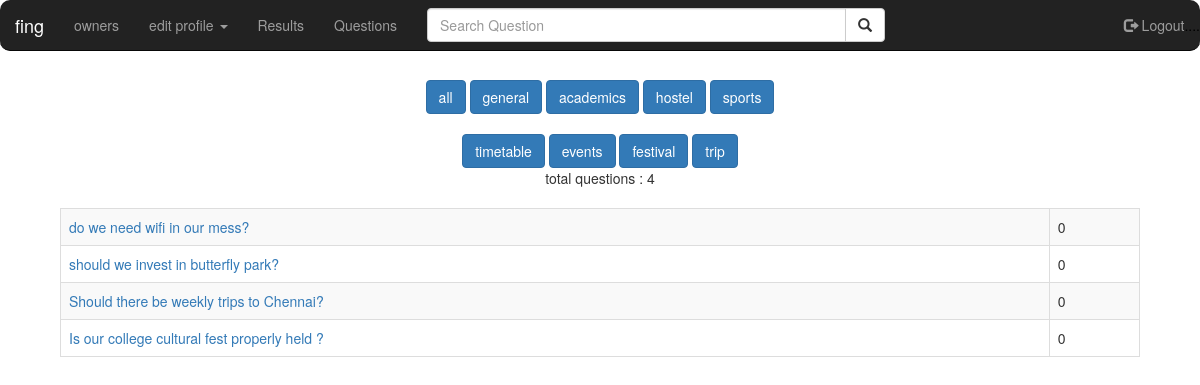
Screenshot of /results/general/ (signed in) with the database file from the repository.
### mysite/models.py (models this page shows, shortened)
class QuestionTable(models.Model):
    question_text = models.CharField(max_length=100, blank=False)
    question_text_undrscr= models.CharField(max_length=100, blank=False)
    gender = models.CharField(max_length=1, choices=(('M','Male'),('F','Female'),('A','All')), blank=False, default='A')
    category = models.CharField(max_length=20, choices=(('ACADEMICS', 'ACADEMICS'), ('HOSTEL', 'HOSTEL'),('SPORTS','SPORTS'),('TIMETABLE','TIMETABLE'),('EVENTS','EVENTS'),('FESTIVAL','FESTIVAL'),('TRIP','TRIP'),('GENERAL','GENERAL')), default='GENERAL')
    yes_vote = models.PositiveIntegerField(default=0)
    no_vote =  models.PositiveIntegerField(default=0)
    dontcare_vote = models.PositiveIntegerField(default=0)
    confused_vote = models.PositiveIntegerField(default=0)
    dead_line = models.DateField()

### mysite/views.py (the view)
# urls.py: url(r'^results/general/$', result_general, name="general2"),
def result_general(request):
    if not request.user.is_authenticated():
        return redirect('/')
    g = UserProfileModel.objects.get(user=request.user).gender
    if g =="A":
       all_questions = QuestionTable.objects.filter(gender='A', category='GENERAL', dead_line__lt=timezone.now())
    else:
        all_questions = QuestionTable.objects.filter(gender='A', category='GENERAL', dead_line__lt=timezone.now())
        all_questions2= QuestionTable.objects.filter(gender=g, category='GENERAL', dead_line__lt=timezone.now())
    c = all_questions.count()+all_questions2.count()
    return render(request, 'mysite/question/all2.html',{'c':c,'all_questions': all_questions, 'all_questions2': all_questions2, })

### mysite/templates/mysite/question/all2.html (shortened to what this page needs)
<!DOCTYPE html>
<head>
{% load staticfiles %}
  <link rel="stylesheet" href="https://maxcdn.bootstrapcdn.com/bootstrap/3.3.7/css/bootstrap.min.css">
<link rel="stylesheet" type="text/css" href="{% static 'mysite' %}">
</head>
<body background="color:rgb(0,0,0)">
<nav class="navbar navbar-inverse navbar-fixed-top">
    <div class="contaner-fluid">
        <div class="navbar-header">
            <a class="navbar-brand active" href="{% url 'home' %}">fing</a>
        </div>
        <div class="collapse navbar-collapse" id="topNavBar">
            <ul class="nav navbar-nav">
                <li><a href="{% url 'owners' %}">owners</a></li>
                <li class="dropdown">
                  <a class="dropdown-toggle" data-toggle="dropdown" href="#">edit profile <span class="caret"></span></a>
                </li>
                <li><a href="{% url 'results' %}">Results</a></li>
                <li><a href="{% url 'questions' %}">Questions</a></li>
            </ul>
            <form class="navbar-form navbar-left">
                <div class="input-group">
                    <input type="text" id = "filt" class="form-control" placeholder="Search Question" size="50" onkeyup="search()">
                    <div class="input-group-btn">
                      <button class="btn btn-default" type="submit">
                        <i class="glyphicon glyphicon-search"></i>
                      </button>
                    </div>
                </div>
            </form>
            <ul class="nav navbar-nav navbar-right">
                <li><a href="{% url 'logout' %}"><span class="glyphicon glyphicon-log-out"></span> Logout<span style="color:black">....</span></a></li>
            </ul>
        </div>
    </div>
</nav>
<center>
    <br><br><br><br>
            <div class="btn-group">
                <a href="{% url 'results' %}"><button type="button" class="btn btn-primary">all</button></a>
                <a href="{% url 'general2' %}"><button type="button" class="btn btn-primary">general</button></a>
                <a href="{% url 'academics2' %}"><button type="button" class="btn btn-primary">academics</button></a>
                <a href="{% url 'hostel2' %}"><button type="button" class="btn btn-primary">hostel</button></a>
                    <a href="{% url 'sports2' %}"><button type="button" class="btn btn-primary">sports</button></a><br><br>
                    <a href="{% url 'timetable2' %}"><button type="button" class="btn btn-primary">timetable</button></a>
                <a href="{% url 'events2' %}"><button type="button" class="btn btn-primary">events</button></a>
                <a href="{% url 'festival2' %}"><button type="button" class="btn btn-primary">festival</button></a>
                    <a href="{% url 'trip2' %}"><button type="button" class="btn btn-primary">trip</button></a>
            </div>
    <div class="table-responsive">
        <table style="width:90%;padding:10px;" class="table table-striped table-bordered table-hover" id="ta">
        <h3>    {% for q in all_questions %}
                <tr>
                <td><a href="/results/{{q.id}}/">{{ q.question_text }}</a></td>
                    <td>0</td>
                </tr>
            {% endfor %}
        </h3>
    </table>
    </div>
    </center>
</body>
</html>

### mysite/templates/mysite/question/all2.html (style rules this page uses)
table, td, tr, th { border:1px solid black; border-collapse:collapse; padding:10px }
.navbar, navbar-inverse { border-radius:10px; }
#ta { border-radius:10px; }

### rows the page displays
QuestionTable: question_text "do we need wifi in our mess?"
QuestionTable: question_text "should we invest in butterfly park?"
QuestionTable: question_text "Should there be weekly trips to Chennai?"
QuestionTable: question_text "Is our college cultural fest properly held ?"
